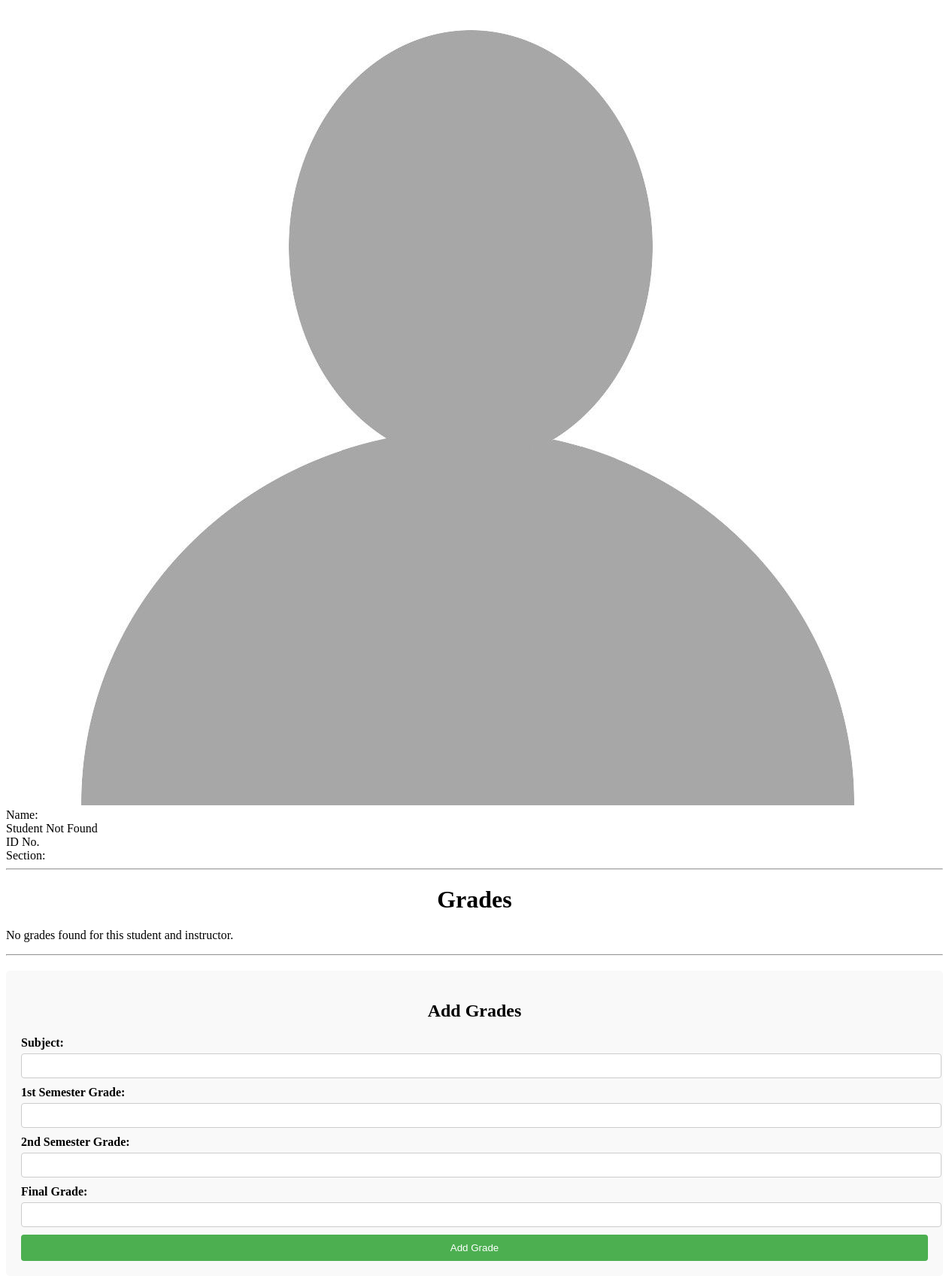
Page /instructor/modal_contentInst.php?userId=STD-04 on the earlier database version.
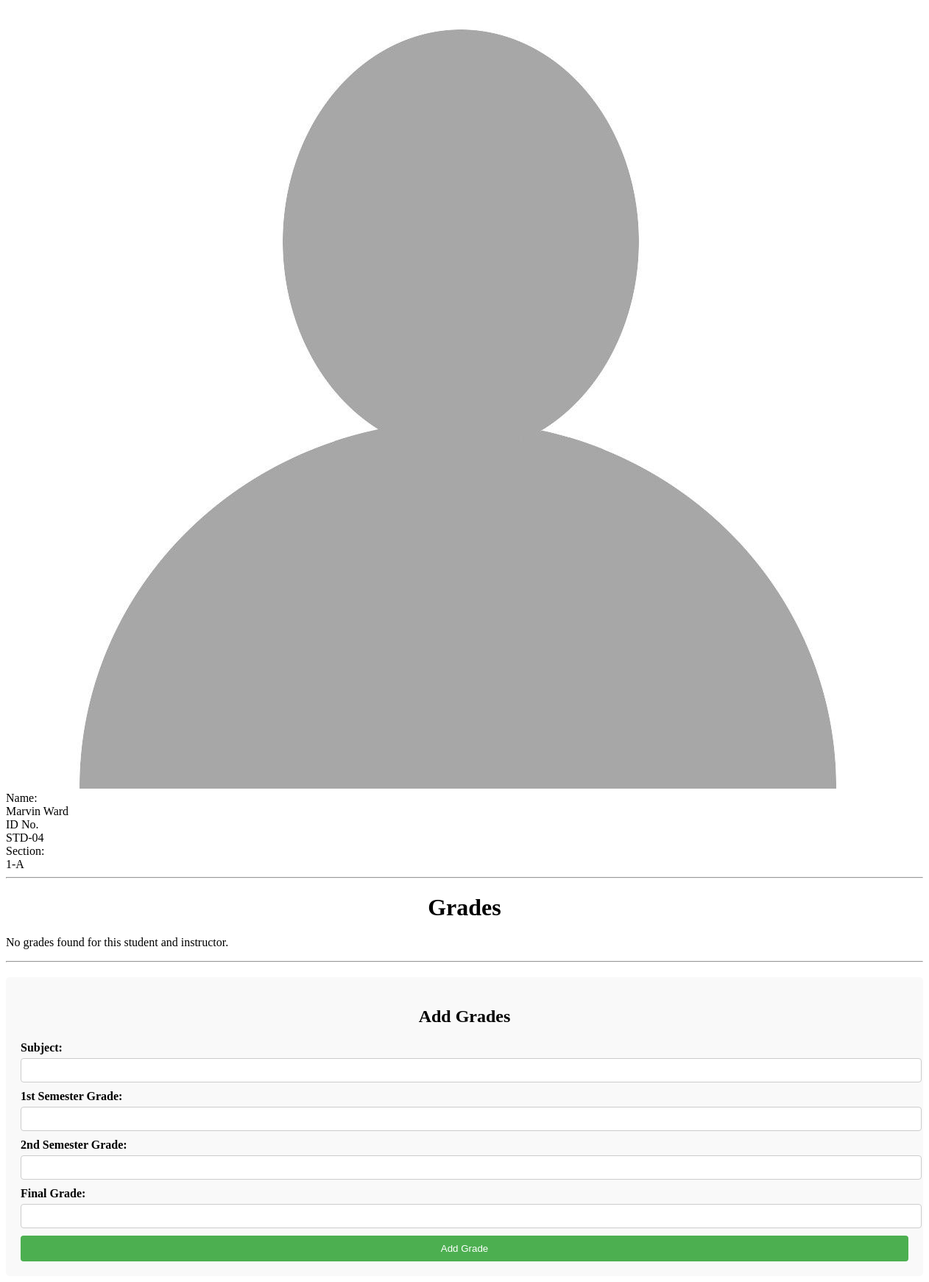
Same page on the later database version.
### tables this page shows
CREATE TABLE `users` (
  `id` int(6) UNSIGNED NOT NULL,
  `full_name` varchar(255) NOT NULL,
  `IDNo` varchar(50) NOT NULL,
  `section` varchar(15) NOT NULL,
  `role` enum('student','instructor','admin') NOT NULL,
  `password` varchar(255) NOT NULL,
  `imgPath` varchar(100) NOT NULL,
  `created_at` timestamp NOT NULL DEFAULT current_timestamp()
);

### instructor/modal_contentInst.php (the view, shortened to what this page needs)
<?php
$imgPath = "../assets/images/default.jpg";
if (isset($_GET['userId'])) {
    $userId = $_GET['userId'];
    $servername = "localhost";
    $username = "root";
    $password = "";
    $database = "strv";
    $conn = new mysqli($servername, $username, $password, $database);
    $userIdQuery = "SELECT id, full_name, IDNo, section, imgPath FROM users WHERE IDNo = ?";
    $stmtUserId = $conn->prepare($userIdQuery);
    $stmtUserId->bind_param("s", $userId);
    $stmtUserId->execute();
    $userIdResult = $stmtUserId->get_result();
    if ($userIdResult->num_rows > 0) {
        $userData = $userIdResult->fetch_assoc();
    }
} else {
    echo "<p>Error: User ID not provided.</p>";
}
?>
<!DOCTYPE html>
<html lang="en">
<head>
</head>
<body>
    <div class="mainContainer">
        <header>
            <div class="imgContainer">
                <img src="<?php echo htmlspecialchars($imgPath); ?>" alt="student_image" class="mainIMG">
            </div>
            <div class="infoContainer">
                <div class="nameContainer">
                    <div class="info">Name:</div>
                    <?php echo isset($userData['full_name']) ? htmlspecialchars($userData['full_name']) : 'Student Not Found'; ?>
                </div>
                <div class="idContainer">
                    <div class="info">ID No.</div>
                    <?php echo isset($userData['IDNo']) ? htmlspecialchars($userData['IDNo']) : ''; ?>
                </div>
                <div class="sectionContainer">
                    <div class="info">Section:</div>
                    <?php echo isset($userData['section']) ? htmlspecialchars($userData['section']) : ''; ?>
                </div>
            </div>
        </header>
        <hr>
        <div class="content">
            <div class="gradesContainer">
                <h1>Grades</h1>
                <?php if (isset($grades) && !empty($grades)) : ?>
                    <div class="gradesTable">
                        <table id="gradesTable">
                            <tr>
                                <th>Instructor</th>
                                <th>Subject</th>
                                <th>1st Sem</th>
                                <th>2nd Sem</th>
                                <th>Final</th>
                            </tr>
                            <?php foreach ($grades as $grade) : ?>
                                <tr>
                                    <td><?php echo htmlspecialchars($grade['instructor_name']); ?></td>
                                    <td><?php echo htmlspecialchars($grade['subject']); ?></td>
                                    <td contenteditable="true"><?php echo htmlspecialchars($grade['first_semester_grade']); ?></td>
                                    <td contenteditable="true"><?php echo htmlspecialchars($grade['second_semester_grade']); ?></td>
                                    <td contenteditable="true"><?php echo htmlspecialchars($grade['final_grade']); ?></td>
                                </tr>
                            <?php endforeach; ?>
                        </table>
                        <br>
                        <button id="modifyBtn">Modify Grades</button>
                    </div>
                <?php else : ?>
                    <p>No grades found for this student and instructor.</p>
                <?php endif; ?>
                <hr>
                <form id="addGradesForm" action="add_grades.php" method="post">
                    <h2>Add Grades</h2>
                    <label for="subject">Subject:</label>
                    <input type="text" id="subject" name="subject" required>
                    <label for="firstSemesterGrade">1st Semester Grade:</label>
                    <input type="number" id="firstSemesterGrade" name="firstSemesterGrade" required>
                    <label for="secondSemesterGrade">2nd Semester Grade:</label>
                    <input type="number" id="secondSemesterGrade" name="secondSemesterGrade" required>
                    <label for="finalGrade">Final Grade:</label>
                    <input type="number" id="finalGrade" name="finalGrade" required>
                    <input type="submit" value="Add Grade">
                </form>
            </div>
        </div>
    </div>
</body>
</html>

### instructor/modal_contentInst.php (style rules this page uses)
#addGradesForm { margin-top: 20px; padding: 20px; background-color: #f9f9f9; border-radius: 5px; }
#addGradesForm h2, h1 { text-align: center; margin-bottom: 20px; }
#addGradesForm label { font-weight: bold; display: block; margin-bottom: 5px; }
#addGradesForm input[type="text"], #addGradesForm input[type="number"] { width: 100%; padding: 8px; border: 1px solid #ccc; border-radius: 4px; margin-bottom: 10px; }
#addGradesForm input[type="submit"] { width: 100%; padding: 10px; background-color: #4CAF50; color: white; border: none; border-radius: 4px; cursor: pointer; }

Differences in the rows shown:
added users: full_name "Marvin Ward", IDNo "STD-04", section "1-A"
Other differences:
text no longer shown: "Student Not Found"
